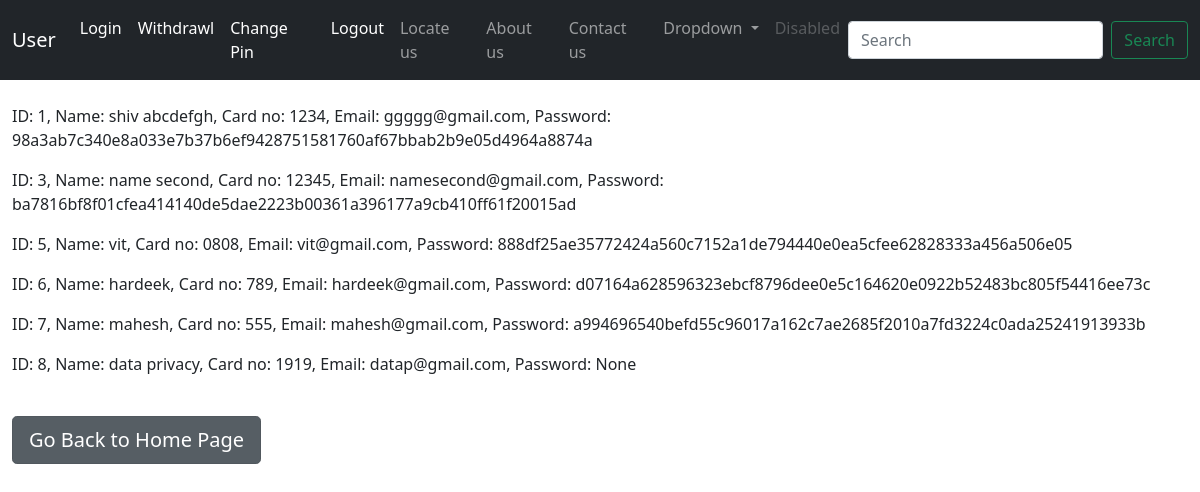
Screenshot of /view/ with the database file from the repository.
### templateInheritance.py (models this page shows, shortened)
class User(db.Model):
    _id = db.Column('id', db.Integer, primary_key=True)
    name = db.Column('name', db.String(10))
    email = db.Column('email', db.String(10))
    gender = db.Column('gender', db.String(5))
    card_no = db.Column('card_no', db.String(20))
    balance = db.Column('balance', db.Integer)
    login_password = db.Column('login_password', db.String(100))
    password = db.Column('password', db.String(100))
    existing_user = db.Column('existing_user', db.Boolean)

### templateInheritance.py (the view)
@app.route('/view/')
def view():
    return render_template('view.html', values=User.query.all())

### templates/view.html (shortened to what this page needs)
{% extends "base.html" %}
{% block content %}
<br/>
    {% for item in values: %}
        <p>ID: {{item._id}}, Name: {{item.name}}, Card no: {{item.card_no}}, Email: {{item.email}}, Password: {{item.password}}</p>
    {% endfor %}
<br/>
<a href="/" class="btn btn-secondary btn-lg active" role="button" aria-pressed="true">Go Back to Home Page</a>
<br/>
{% endblock %}

### templates/base.html (shortened to what this page needs)
<!doctype html>
<html lang="en">
<head>
<link href="https://cdn.jsdelivr.net/npm/bootstrap@5.1.3/dist/css/bootstrap.min.css" rel="stylesheet">    <meta charset="UTF-8">
</head>
<body>
    <nav class="navbar navbar-expand-lg navbar-dark bg-dark">
      <div class="container-fluid">
        <a class="navbar-brand" href="/">User</a>
        <div class="collapse navbar-collapse" id="navbarSupportedContent">
          <ul class="navbar-nav me-auto mb-2 mb-lg-0">
            <li class="nav-item">
              <a class="nav-link active" aria-current="page" href="/login/">Login</a>
            </li>
            <li class="nav-item">
                <a class="nav-link active" aria-current="page" href="/withdrawl/">Withdrawl</a>
            </li>
            <li class="nav-item">
                <a class="nav-link active" aria-current="page" href="/changepin/">Change Pin</a>
            </li>
            <li class="nav-item">
                <a class="nav-link active" aria-current="page" href="/logout/">Logout</a>
            </li>
            <li class="nav-item">
              <a class="nav-link" href="#">Locate us</a>
            </li>
            <li class="nav-item">
              <a class="nav-link" href="#">About us</a>
            </li>
            <li class="nav-item">
              <a class="nav-link" href="#">Contact us</a>
            </li>
            <li class="nav-item dropdown">
              <a class="nav-link dropdown-toggle" href="#" id="navbarDropdown" role="button" data-bs-toggle="dropdown" aria-expanded="false">
                Dropdown
              </a>
            </li>
            <li class="nav-item">
              <a class="nav-link disabled">Disabled</a>
            </li>
          </ul>
          <form class="d-flex">
            <input class="form-control me-2" type="search" placeholder="Search" aria-label="Search">
            <button class="btn btn-outline-success" type="submit">Search</button>
          </form>
        </div>
      </div>
    </nav>
    <body>
    <div class="container-fluid">
        {% block content %}
        {% endblock %}
    </div>
    </body>
</body>
</html>

### rows the page displays
User: _id "1", name "shiv abcdefgh", card_no "1234", email "ggggg@gmail.com", password "98a3ab7c340e8a033e7b37b6ef9428751581760af67bbab2b9e05d4964a8874a"
User: _id "3", name "name second", card_no "12345", email "namesecond@gmail.com", password "ba7816bf8f01cfea414140de5dae2223b00361a396177a9cb410ff61f20015ad"
User: _id "5", name "vit", card_no "0808", email "vit@gmail.com", password "888df25ae35772424a560c7152a1de794440e0ea5cfee62828333a456a506e05"
User: _id "6", name "hardeek", card_no "789", email "hardeek@gmail.com", password "d07164a628596323ebcf8796dee0e5c164620e0922b52483bc805f54416ee73c"
User: _id "7", name "mahesh", card_no "555", email "mahesh@gmail.com", password "a994696540befd55c96017a162c7ae2685f2010a7fd3224c0ada25241913933b"
User: _id "8", name "data privacy", card_no "1919", email "datap@gmail.com", password "None"
